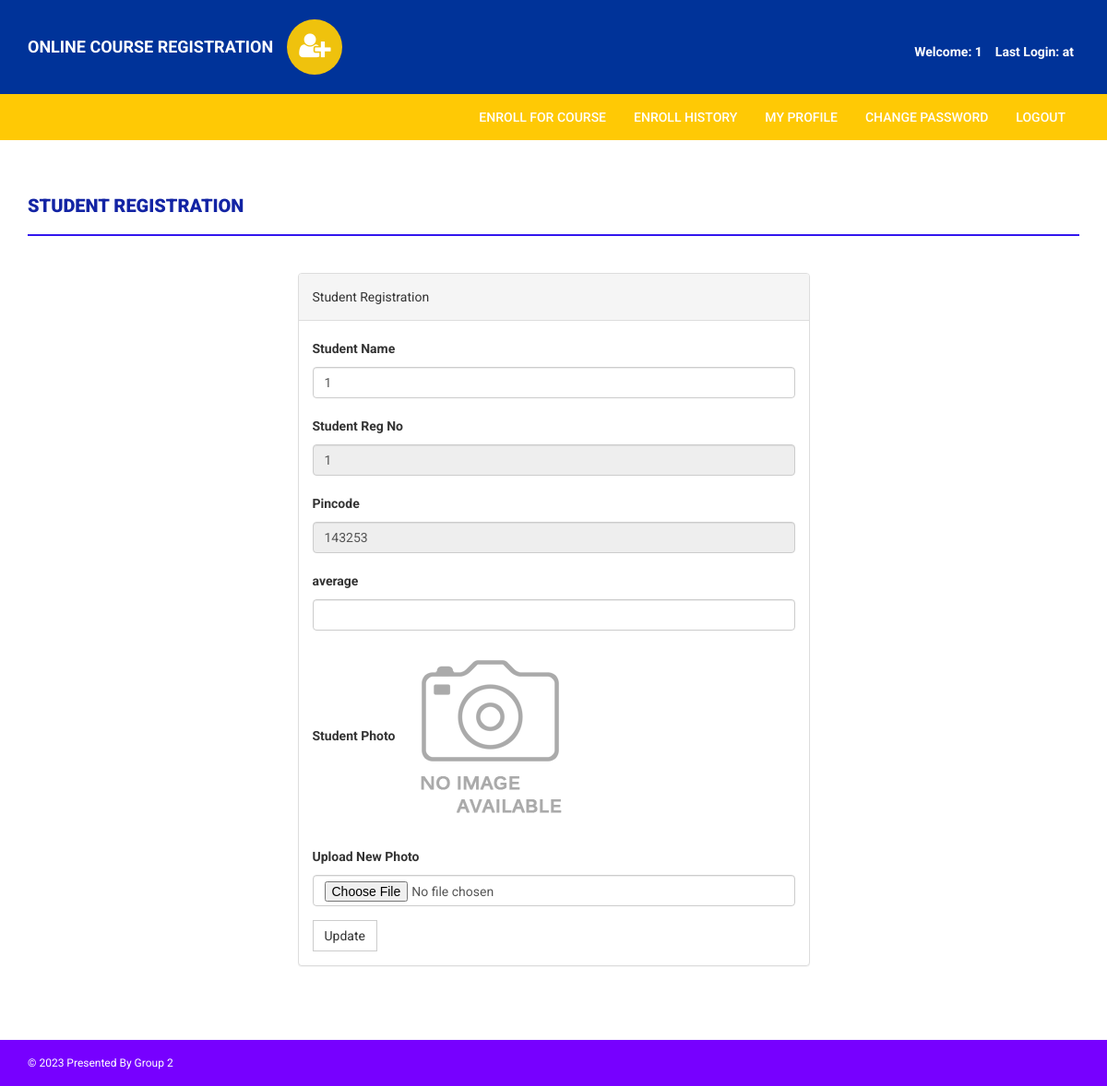
The app's page /onlinecourse/my-profile.php (signed in) with its own data.
### tables this page shows
CREATE TABLE `students` (
  `StudentRegno` varchar(255) NOT NULL,
  `studentPhoto` varchar(255) DEFAULT NULL,
  `password` varchar(255) DEFAULT NULL,
  `studentName` varchar(255) DEFAULT NULL,
  `pincode` varchar(255) DEFAULT NULL,
  `session` varchar(255) DEFAULT NULL,
  `department` varchar(255) DEFAULT NULL,
  `semester` varchar(255) DEFAULT NULL,
  `cgpa` decimal(10,2) DEFAULT NULL,
  `creationdate` timestamp NULL DEFAULT current_timestamp(),
  `updationDate` varchar(255) DEFAULT NULL
);

### onlinecourse/my-profile.php (the view, shortened to what this page needs)
<?php
if(strlen($_SESSION['login'])==0)
    {
header('location:index.php');
}
else{
?>
<!DOCTYPE html>
<html xmlns="http://www.w3.org/1999/xhtml">
<head>
    <link href="assets/css/bootstrap.css" rel="stylesheet" />
    <link href="assets/css/font-awesome.css" rel="stylesheet" />
    <link href="assets/css/style.css" rel="stylesheet" />
</head>
<body>
<?php include('includes/header.php');?>
<?php if($_SESSION['login']!="")
{
include('includes/menubar.php');
}
?>
    <div class="content-wrapper">
        <div class="container">
              <div class="row">
                    <div class="col-md-12">
                        <h1 class="page-head-line">Student Registration  </h1>
                    </div>
                </div>
                <div class="row" >
                  <div class="col-md-3"></div>
                    <div class="col-md-6">
                        <div class="panel panel-default">
                        <div class="panel-heading">
                          Student Registration
                        </div>
<?php $sql=mysqli_query($con,"select * from students where StudentRegno='".$_SESSION['login']."'");
while($row=mysqli_fetch_array($sql))
{ ?>
                        <div class="panel-body">
                      <form name="dept" method="post" enctype="multipart/form-data">
  <div class="form-group">
    <label for="studentname">Student Name  </label>
    <input type="text" class="form-control" id="studentname" name="studentname" value="<?php echo htmlentities($row['studentName']);?>"  />
  </div>
<div class="form-group">
    <label for="studentregno">Student Reg No   </label>
    <input type="text" class="form-control" id="studentregno" name="studentregno" value="<?php echo htmlentities($row['StudentRegno']);?>"  placeholder="Student Reg no" readonly />
  </div>
<div class="form-group">
    <label for="Pincode">Pincode  </label>
    <input type="text" class="form-control" id="Pincode" name="Pincode" readonly value="<?php echo htmlentities($row['pincode']);?>" required />
  </div>
<div class="form-group">
    <label for="cgpa">average  </label>
    <input type="text" class="form-control" id="cgpa" name="cgpa"  value="<?php echo htmlentities($row['cgpa']);?>" required />
  </div>
<div class="form-group">
    <label for="Pincode">Student Photo  </label>
  <?php if($row['studentPhoto']==""){ ?>
  <img src="studentphoto/noimage.png" width="200" height="200"><?php } else {?>
  <img src="studentphoto/<?php echo htmlentities($row['studentPhoto']);?>" width="200" height="200">
  <?php } ?>
  </div>
<div class="form-group">
    <label for="Pincode">Upload New Photo  </label>
    <input type="file" class="form-control" id="photo" name="photo"  value="<?php echo htmlentities($row['studentPhoto']);?>" />
  </div>
  <?php } ?>
<button type="submit" name="submit" id="submit" class="btn btn-default">Update</button>
</form>
                            </div>
                            </div>
                    </div>
                </div>
            </div>
        </div>
  <?php include('includes/footer.php');?>
</body>
</html>
<?php } ?>

### onlinecourse/assets/css/style.css (style rules this page uses)
body { font-family: "Roboto", sans-serif; line-height: 30px; }
.content-wrapper { margin-top: 40px; min-height: 600px; padding-bottom: 60px; }
.page-head-line { font-weight: 900; padding-bottom: 20px; border-bottom: 2px solid #3216ee; text-transform: uppercase; color: #1324a4; font-size: 20px; margin-bottom: 40px; }
.btn { border-radius: 0px; -webkit-border-radius: 0px; -moz-border-radius: 0px; }

### records on screen
students: studentname "1", studentregno "1", Pincode "143253"

### other values on screen
$_SESSION['sname'] "1"
